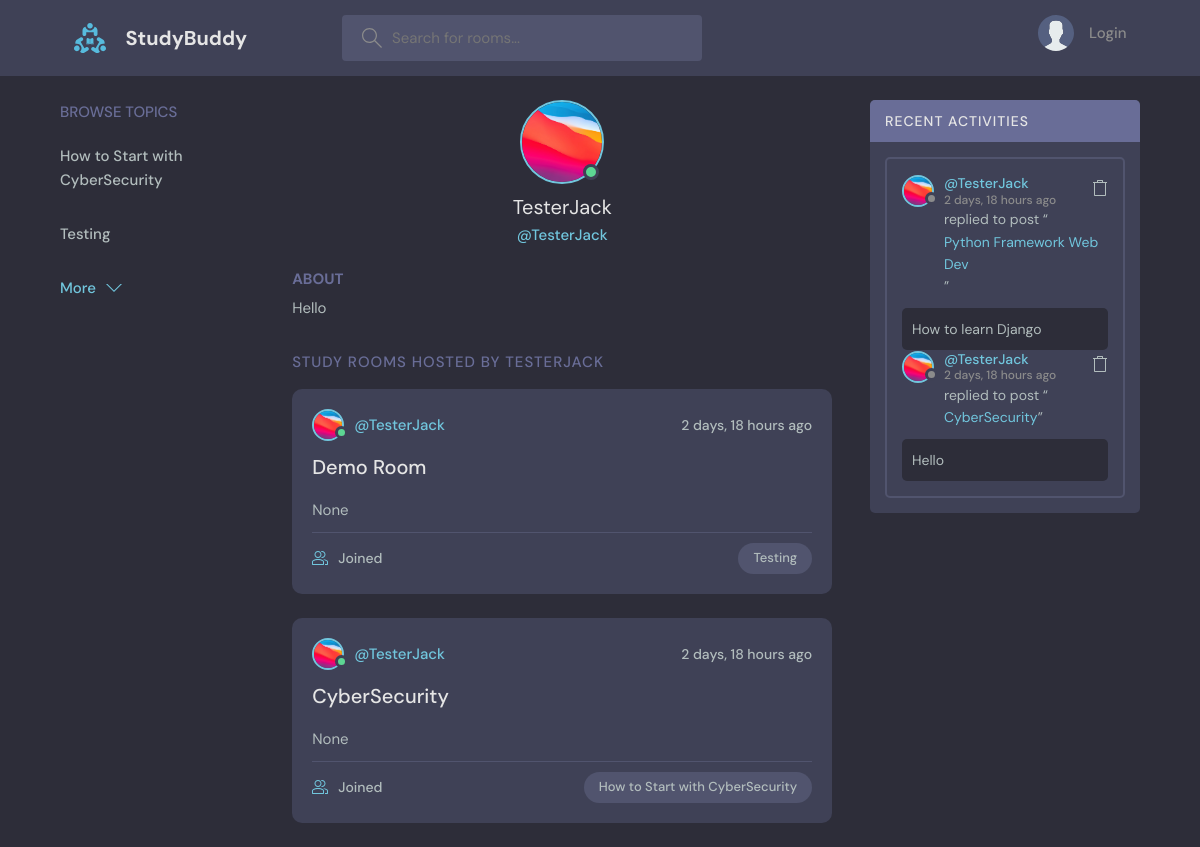
The app's page /profile/2/ with its own data.
### base/models.py (models this page shows, shortened)
class Topic(models.Model):
    name = models.CharField(max_length=100)

class User(AbstractUser):
    name = models.CharField(max_length=200,null = True)
    avatar = models.ImageField(default = "avatar.svg",null = True)
    email = models.EmailField(unique = True,null=False)
    bio = models.TextField(null = True)
    USERNAME_FIELD = 'email'
    REQUIRED_FIELDS = []

class Room(models.Model):
    host = models.ForeignKey(User, on_delete=models.SET_NULL,null = True)
    topic = models.ForeignKey(Topic, on_delete = models.SET_NULL,null=True) #we set null to true(for database)
    name = models.CharField(max_length=100)
    description = models.TextField(null=True,blank = True) # null true means, the data can be blank.
    participants = models.ManyToManyField(User,related_name='participants',blank=True)
    updated = models.DateTimeField(auto_now = True) #auto now takes snapshot, It changes every single time.
    created = models.DateTimeField(auto_now_add = True) #it takes only timestamp. It never change.
    class Meta:
        ordering=['-updated','-created']

class Message(models.Model):
    user = models.ForeignKey(User, on_delete=models.CASCADE)#one-to-many / many-to-one relationship.
    room = models.ForeignKey(Room, on_delete=models.CASCADE) #if room get deleted, all message of the room will be deleted.
    body = models.TextField(max_length=200)
    updated = models.DateTimeField(auto_now=True)
    created = models.DateTimeField(auto_now_add = True)

### base/views.py (the view)
# urls.py: path('profile/<str:pk>/',views.profile_view,name='profile-view'),
def profile_view(request,pk):
    user = User.objects.get(id=pk)
    all_topics = Topic.objects.all()
    rooms = user.room_set.all()
    all_messages = user.message_set.all().order_by('-created')
    return render(request,'base/profile.html',context = {'user':user,'all_topics':all_topics,'all_messages':all_messages,'rooms':rooms})

### base/templates/base/profile.html (shortened to what this page needs)
{% extends 'main.html' %}
{% block content %}
<main class="profile-page layout layout--3">
    <div class="container">
      <div class="topics">
        <div class="topics__header">
          <h2>Browse Topics</h2>
        </div>
        <ul class="topics__list">
          {% for topic in all_topics %}
          {% for room in rooms %}
            {% if topic.name == room.topic.name %}
              <li><a href="{% url 'detail-view' topic.id %}">{{topic.name}}</a></li>
            {% endif %}
          {% endfor %}
          {% endfor %}
        </ul>
        <button class="btn btn--link" href="{% url 'topic' %}">
          More
          <svg version="1.1" xmlns="http://www.w3.org/2000/svg" width="32" height="32" viewBox="0 0 32 32">
            <title>chevron-down</title>
            <path d="M16 21l-13-13h-3l16 16 16-16h-3l-13 13z"></path>
          </svg>
        </button>
      </div>
      <div class="roomList">
        <div class="profile">
          <div class="profile__avatar">
            <div class="avatar avatar--large active">
              <img src="{{user.avatar.url}}" />
            </div>
          </div>
          <div class="profile__info">
           <h3>{{user.username}}</h3>
            <p>@{{user.username}}</p>
          </div>
          <div class="profile__about">
            <h3>About</h3>
            <p>
              {{user.bio}}
            </p>
          </div>
        </div>
        <div class="roomList__header">
          <div>
            <h2>Study Rooms Hosted by {{user.username}}</a>
            </h2>
          </div>
        </div>
        {% for room in rooms %}
        <div class="roomListRoom">
          <div class="roomListRoom__header">
            <a href="{% url 'profile-view' room.host.id %}" class="roomListRoom__author">
              <div class="avatar avatar--small active">
                <img src="{{user.avatar.url}}" />
              </div>
              <span>@{{room.host.username}}</span>
            </a>
            <div class="roomListRoom__actions">
              <span>{{room.created | timesince}} ago</span>
            </div>
          </div>
          <div class="roomListRoom__content">
            <a href="{% url 'detail-view' room.id %}">{{room.name}}</a>
            <p>
              {{room.description}}
           </p>
          </div>
          <div class="roomListRoom__meta">
            <a class="roomListRoom__joined">
              {{room.participant.all.count}} Joined
            </a>
            <p class="roomListRoom__topic">{{room.topic.name}}</p>
          </div>
        </div>
        {% endfor %}
      </div>
      <div class="activities">
        <div class="activities__header">
          <h2>Recent Activities</h2>
        </div>
        <div class="activities__box">
          {% for message in all_messages %}
          <div class="activities__boxHeader roomListRoom__header">
            <a href="{% url 'profile-view' message.user.id %}" class="roomListRoom__author">
              <div class="avatar avatar--small">
                <img src="{{user.avatar.url}}" />
              </div>
              <p>
                @{{message.user.username}}
                <span>{{message.created | timesince}} ago</span>
              </p>
            </a>
            <div class="roomListRoom__actions">
              <a href="{% url 'del_message' message.id %}">
              </a>
            </div>
          </div>
          <div class="activities__boxContent">
            <p>replied to post “<a href="{% url 'detail-view' message.room.id %}">{{message.room.name}}</a>”</p>
            <div class="activities__boxRoomContent">
              {{message.body}}
            </div>
          </div>
          {% endfor %}
        </div>
      </div>
    </div>
  </main>
{% endblock content %}

### templates/main.html (shortened to what this page needs)
<!DOCTYPE html>
{% load static %}
<html lang="en">
  <head>
    <link rel="stylesheet" href="{% static 'style.css' %}" />
  </head>
  <body>
    {% include "navbar.html" %}
    {% block content %}
    {% endblock content%}
  </body>
</html>

### templates/navbar.html (shortened to what this page needs)
{% load static %}
<header class="header header--loggedIn">
    <div class="container">
      <a href="/" class="header__logo">
        <img src="{% static 'images/logo.svg' %}" />
        <h1>StudyBuddy</h1>
      </a>
      <form class="header__search">
        <label>
          <input placeholder="Search for rooms..." />
        </label>
      </form>
      <nav class="header__menu">
        {% if request.user.is_authenticated %}
        <div class="header__user">
          <a href="{% url 'profile-view' request.user.id %}">
            <div class="avatar avatar--medium active">
              <img src="{{request.user.avatar.url}}" />
            </div>
            <p>{{request.user.username}}<span>@{{request.user.username}}</span></p>
          </a>
          <button class="dropdown-button">
            <svg version="1.1" xmlns="http://www.w3.org/2000/svg" width="32" height="32" viewBox="0 0 32 32">
              <title>chevron-down</title>
              <path d="M16 21l-13-13h-3l16 16 16-16h-3l-13 13z"></path>
            </svg>
          </button>
        </div>
        {% else %}
        <a href="{% url 'login-page' %}">
          <img src="{% static 'images/avatar.svg'%}" />
          <p>Login</p>
        </a>
        {% endif %}
      </nav>
    </div>
  </header>

### records on screen
Topic: name "How to Start with CyberSecurity"
Room: avatar (picture), host.username "TesterJack", created "2 days, 18 hours", name "CyberSecurity", description "None", topic.name "How to Start with CyberSecurity"
Topic: name "Testing"
Room: avatar (picture), host.username "TesterJack", created "2 days, 18 hours", name "Demo Room", description "None", topic.name "Testing"
User: avatar (picture), username "TesterJack", bio "Hello", username "TESTERJACK"
Message: avatar (picture), user.username "TesterJack", created "2 days, 18 hours", room.name "Python Framework Web Dev", body "How to learn Django"
Message: avatar (picture), user.username "TesterJack", created "2 days, 18 hours", room.name "CyberSecurity", body "Hello"
